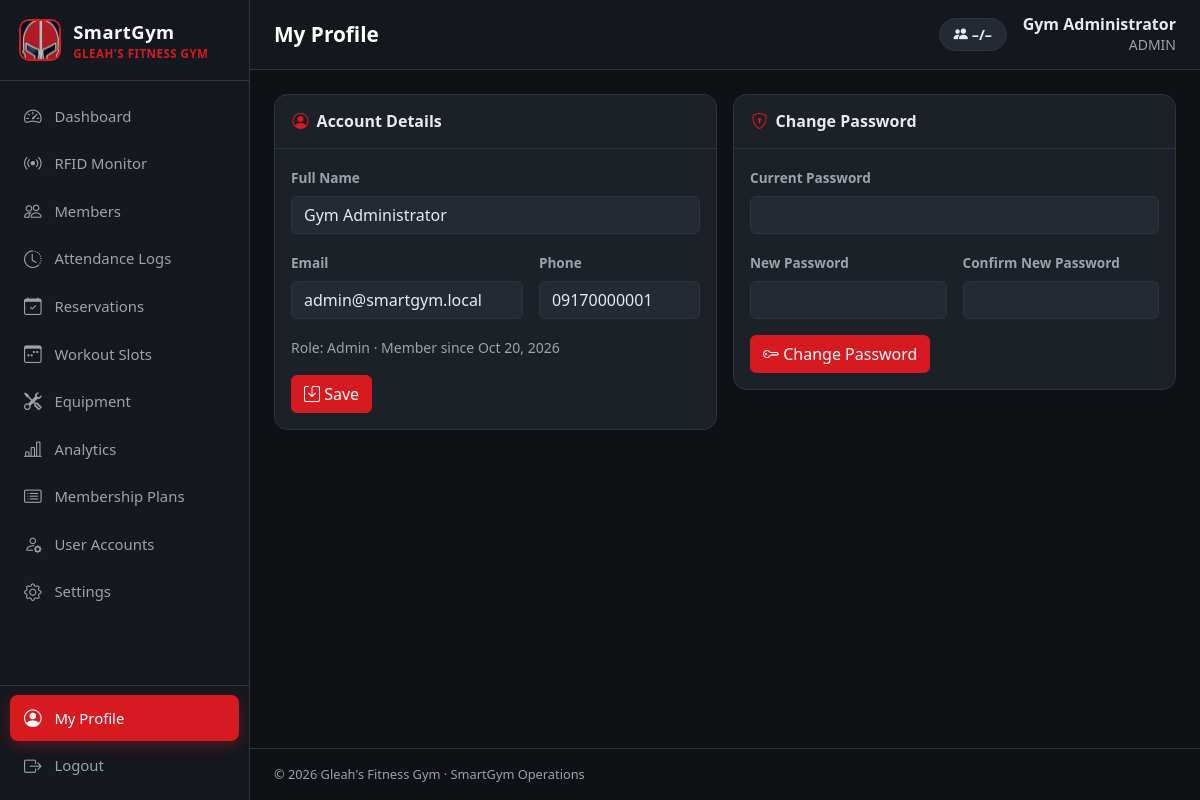
The app's page /profile.php (signed in) with its own data.
### tables this page shows
CREATE TABLE users (
  id INT UNSIGNED AUTO_INCREMENT PRIMARY KEY,
  full_name VARCHAR(120) NOT NULL,
  email VARCHAR(150) NOT NULL UNIQUE,
  phone VARCHAR(30) NULL,
  password_hash VARCHAR(255) NOT NULL,
  role ENUM('admin','staff','member') NOT NULL DEFAULT 'member',
  status ENUM('active','disabled') NOT NULL DEFAULT 'active',
  last_login_at DATETIME NULL,
  created_at DATETIME NOT NULL DEFAULT CURRENT_TIMESTAMP
);

### includes/helpers.php (called while the page is built, shortened)
<?php
function db(): PDO
{
    static $pdo = null;
    if ($pdo === null) {
        $dsn = 'mysql:host=' . DB_HOST . ';port=' . DB_PORT . ';dbname=' . DB_NAME . ';charset=utf8mb4';
        $pdo = new PDO($dsn, DB_USER, DB_PASS, [
            PDO::ATTR_ERRMODE => PDO::ERRMODE_EXCEPTION,
            PDO::ATTR_DEFAULT_FETCH_MODE => PDO::FETCH_ASSOC,
            PDO::ATTR_EMULATE_PREPARES => false,
        ]);
        $pdo->exec("SET time_zone = '" . date('P') . "'");
    }
    return $pdo;
}
function q(string $sql, array $params = []): PDOStatement
{
    $st = db()->prepare($sql);
    $st->execute($params);
    return $st;
}
function e($value): string
{
    return htmlspecialchars((string)($value ?? ''), ENT_QUOTES, 'UTF-8');
}
function setting(string $key, $default = null)
{
    static $cache = null;
    if ($cache === null) {
        $cache = [];
        foreach (q('SELECT `key`, `value` FROM settings')->fetchAll() as $row) {
            $cache[$row['key']] = $row['value'];
        }
    }
    return $cache[$key] ?? $default;
}
function fmt_date(?string $d, string $format = 'M d, Y'): string
{
    return $d ? date($format, strtotime($d)) : '—';
}

### includes/auth.php (called while the page is built, shortened)
<?php
function current_user(): ?array
{
    static $user = false;
    if ($user === false) {
        $user = null;
        if (!empty($_SESSION['user_id'])) {
            $user = q("SELECT * FROM users WHERE id = ? AND status = 'active'", [$_SESSION['user_id']])->fetch() ?: null;
        }
    }
    return $user;
}
function require_login(): array
{
    $user = current_user();
    return $user;
}

### profile.php (the view, shortened to what this page needs)
<?php
$user = require_login();
$page_title = 'My Profile';
require __DIR__ . '/includes/header.php';
?>
<div class="row g-3">
    <div class="col-lg-6">
        <div class="card"><div class="card-header"><i class="bi bi-person-circle"></i> Account Details</div><div class="card-body">
            <form method="post" class="row g-3"><?= csrf_field() ?>
                <div class="col-12"><label class="form-label">Full Name</label><input name="full_name" class="form-control" value="<?= e($user['full_name']) ?>" required></div>
                <div class="col-md-7"><label class="form-label">Email</label><input type="email" name="email" class="form-control" value="<?= e($user['email']) ?>" required></div>
                <div class="col-md-5"><label class="form-label">Phone</label><input name="phone" class="form-control" value="<?= e($user['phone']) ?>"></div>
                <div class="col-12"><span class="text-secondary small">Role: <?= e(ucfirst($user['role'])) ?> · Member since <?= fmt_date($user['created_at']) ?></span></div>
                <div class="col-12"><button name="action" value="profile" class="btn btn-primary"><i class="bi bi-save"></i> Save</button></div>
            </form>
        </div></div>
    </div>
    <div class="col-lg-6">
        <div class="card"><div class="card-header"><i class="bi bi-shield-lock"></i> Change Password</div><div class="card-body">
            <form method="post" class="row g-3"><?= csrf_field() ?>
                <div class="col-12"><label class="form-label">Current Password</label><input type="password" name="current_password" class="form-control" required></div>
                <div class="col-md-6"><label class="form-label">New Password</label><input type="password" name="new_password" class="form-control" minlength="6" required autocomplete="new-password"></div>
                <div class="col-md-6"><label class="form-label">Confirm New Password</label><input type="password" name="confirm_password" class="form-control" minlength="6" required autocomplete="new-password"></div>
                <div class="col-12"><button name="action" value="password" class="btn btn-primary"><i class="bi bi-key"></i> Change Password</button></div>
            </form>
        </div></div>
    </div>
</div>
<?php require __DIR__ . '/includes/footer.php';

### includes/header.php (shortened to what this page needs)
<?php
$user = current_user();
$page_title = $page_title ?? 'Dashboard';
$active = $active ?? basename($_SERVER['SCRIPT_NAME'], '.php');
$gymName = setting('gym_name', "Gleah's Fitness Gym");
$nav = [
    ['dashboard', 'Dashboard', 'speedometer2', ['admin', 'staff', 'member']],
    ['rfid_monitor', 'RFID Monitor', 'broadcast', ['admin', 'staff']],
    ['members', 'Members', 'people', ['admin', 'staff']],
    ['access_logs', 'Attendance Logs', 'clock-history', ['admin', 'staff']],
    ['my_attendance', 'My Attendance', 'clock-history', ['member']],
    ['reservations', 'Reservations', 'calendar-check', ['admin', 'staff', 'member']],
    ['slots', 'Workout Slots', 'calendar3-week', ['admin', 'staff']],
    ['equipment', 'Equipment', 'tools', ['admin', 'staff']],
    ['analytics', 'Analytics', 'bar-chart-line', ['admin']],
    ['plans', 'Membership Plans', 'card-list', ['admin']],
    ['users', 'User Accounts', 'person-gear', ['admin']],
    ['settings', 'Settings', 'gear', ['admin']],
];
?>
<!doctype html>
<html lang="en">
<head>
    <link href="https://cdn.jsdelivr.net/npm/bootstrap@5.3.3/dist/css/bootstrap.min.css" rel="stylesheet">
    <link href="https://cdn.jsdelivr.net/npm/bootstrap-icons@1.11.3/font/bootstrap-icons.min.css" rel="stylesheet">
    <link href="assets/css/style.css" rel="stylesheet">
</head>
<body>
<div class="app-shell">
    <aside class="sidebar" id="sidebar">
        <a href="dashboard.php" class="brand">
            <img src="assets/img/helmet.png" alt="">
            <div>
                <div class="brand-title">SmartGym</div>
                <div class="brand-sub"><?= e($gymName) ?></div>
            </div>
        </a>
        <nav class="nav flex-column">
            <?php foreach ($nav as [$file, $label, $icon, $roles]): if (!in_array($user['role'], $roles, true)) continue; ?>
                <a class="nav-link<?= $active === $file ? ' active' : '' ?>" href="<?= $file ?>.php">
                    <i class="bi bi-<?= $icon ?>"></i><span><?= e($label) ?></span>
                </a>
            <?php endforeach; ?>
        </nav>
        <div class="sidebar-footer">
            <a class="nav-link<?= $active === 'profile' ? ' active' : '' ?>" href="profile.php"><i class="bi bi-person-circle"></i><span>My Profile</span></a>
            <a class="nav-link" href="logout.php"><i class="bi bi-box-arrow-right"></i><span>Logout</span></a>
        </div>
    </aside>
    <main class="main">
        <header class="topbar">
            <h1 class="page-title"><?= e($page_title) ?></h1>
            <div class="ms-auto d-flex align-items-center gap-3">
                <div class="capacity-pill" data-capacity-pill title="Members currently inside">
                    <i class="bi bi-people-fill"></i> <span data-cap-inside>–</span>/<span data-cap-max>–</span>
                </div>
                <div class="text-end d-none d-sm-block lh-sm">
                    <div class="fw-semibold"><?= e($user['full_name']) ?></div>
                    <small class="text-secondary text-uppercase"><?= e($user['role']) ?></small>
                </div>
            </div>
        </header>
        <div class="content">

### assets/css/style.css (style rules this page uses)
:root { --sg-red: #d71920; --sg-red-dark: #a50f15; --sg-black: #0f1115; --sg-sidebar: #15181e; --sg-surface: #1c2027; --sg-surface-2: #242a33; --sg-border: #2e3540; --sg-text: #e8eaed; --sg-muted: #9aa3ae; --bs-primary: #d71920; --bs-primary-rgb: 215, 25, 32; --bs-link-color: #ff4d55; --bs-link-hover-color: #ff7a80; }
body { background: var(--sg-black); color: var(--sg-text); font-family: "Segoe UI", system-ui, -apple-system, Roboto, sans-serif; }
.app-shell { display: flex; min-height: 100vh; }
.sidebar { width: 250px; flex-shrink: 0; background: var(--sg-sidebar); border-right: 1px solid var(--sg-border); display: flex; flex-direction: column; position: sticky; top: 0; height: 100vh; overflow-y: auto; z-index: 1040; }
.brand { display: flex; align-items: center; gap: .75rem; padding: 1.1rem 1.2rem; text-decoration: none; border-bottom: 1px solid var(--sg-border); }
.brand img { width: 42px; height: 42px; object-fit: cover; border-radius: 10px; border: 2px solid var(--sg-red); }
.brand-title { color: #fff; font-weight: 800; font-size: 1.15rem; letter-spacing: .5px; }
.brand-sub { color: var(--sg-red); font-size: .72rem; font-weight: 700; text-transform: uppercase; letter-spacing: .5px; }
.sidebar .nav { padding: .75rem .6rem; flex: 1; }
.sidebar .nav-link { color: var(--sg-muted); display: flex; align-items: center; gap: .75rem; padding: .6rem .85rem; border-radius: .5rem; font-weight: 500; font-size: .93rem; margin-bottom: 2px; transition: background .15s, color .15s; }
.sidebar .nav-link i { font-size: 1.1rem; width: 1.2rem; text-align: center; }
.sidebar .nav-link.active { background: var(--sg-red); color: #fff; box-shadow: 0 4px 14px rgba(215, 25, 32, .35); }
.sidebar-footer { padding: .6rem; border-top: 1px solid var(--sg-border); }
.main { flex: 1; min-width: 0; display: flex; flex-direction: column; }
.topbar { display: flex; align-items: center; gap: 1rem; padding: .9rem 1.5rem; background: rgba(21, 24, 30, .92); border-bottom: 1px solid var(--sg-border); position: sticky; top: 0; z-index: 1030; backdrop-filter: blur(6px); }
.page-title { font-size: 1.3rem; font-weight: 700; margin: 0; color: #fff; }
.content { padding: 1.5rem; flex: 1; }
.capacity-pill { background: var(--sg-surface-2); border: 1px solid var(--sg-border); border-radius: 999px; padding: .3rem .85rem; font-weight: 700; font-size: .9rem; }
.card { background: var(--sg-surface); border: 1px solid var(--sg-border); border-radius: .85rem; color: var(--sg-text); }
.card-header { background: transparent; border-bottom: 1px solid var(--sg-border); font-weight: 700; padding: .9rem 1.1rem; display: flex; align-items: center; gap: .5rem; }
.card-header .bi { color: var(--sg-red); }
.form-control, .form-select { background-color: var(--sg-surface-2); border-color: var(--sg-border); color: var(--sg-text); }
.form-control::placeholder { color: #6c757d; }
.form-label { font-weight: 600; font-size: .85rem; color: var(--sg-muted); }
.btn-primary { --bs-btn-bg: var(--sg-red); --bs-btn-border-color: var(--sg-red); --bs-btn-hover-bg: var(--sg-red-dark); --bs-btn-hover-border-color: var(--sg-red-dark); --bs-btn-active-bg: var(--sg-red-dark); --bs-btn-disabled-bg: var(--sg-red); --bs-btn-disabled-border-color: var(--sg-red); }
.text-muted, .text-secondary { color: var(--sg-muted) !important; }
a { color: #ff4d4f; }

### records on screen
users: full_name "Gym Administrator", role "ADMIN", email "admin@smartgym.local", phone "09170000001", role "Admin", created_at "Oct 20, 2026"

### other values on screen
$gymName "GLEAH'S FITNESS GYM"
$label "Dashboard"
$label "RFID Monitor"
$label "Members"
$label "Attendance Logs"
$label "Reservations"
$label "Workout Slots"
$label "Equipment"
$label "Analytics"
$label "Membership Plans"
$label "User Accounts"
$label "Settings"
$page_title "My Profile"
setting('gym_name', "Gleah's Fitness Gym") "Gleah's Fitness Gym"
APP_NAME "SmartGym Operations"
